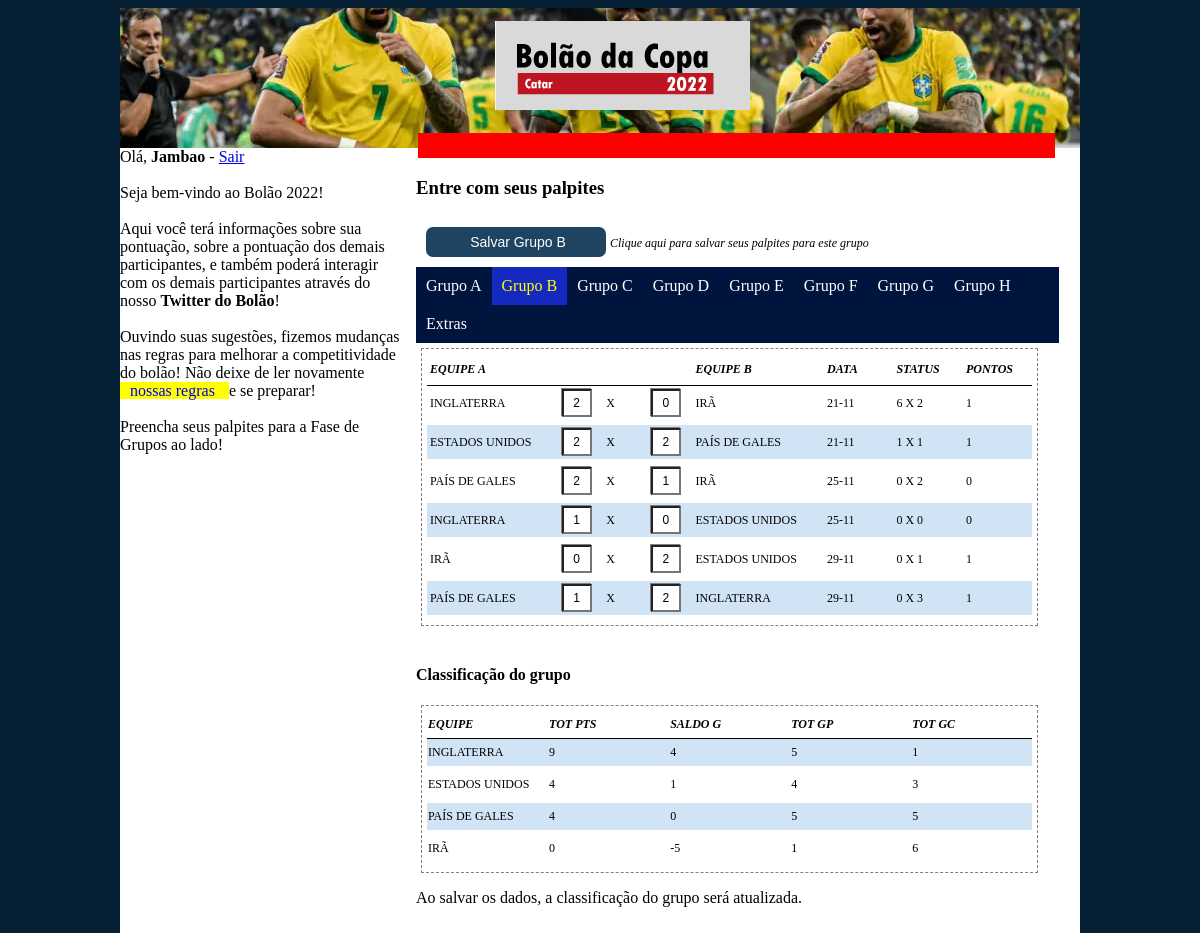
Screenshot of /codebase-antigo-thin/codebase-antigo/b-group.php (signed in) with the database file from the repository.
### tables this page shows
CREATE TABLE IF NOT EXISTS `bets` (
  `USERID` int(11) DEFAULT NULL,
  `GAME_ID` int(11) DEFAULT NULL,
  `SCORE_A` int(11) DEFAULT NULL,
  `SCORE_B` int(11) DEFAULT NULL,
  `BET_POINTS` int(11) DEFAULT NULL,
  KEY `Index 1` (`USERID`)
);

CREATE TABLE IF NOT EXISTS `master` (
  `GAME_ID` int(11) DEFAULT NULL,
  `PHASE_ID` char(2) DEFAULT NULL,
  `TEAM_A` char(50) DEFAULT NULL,
  `TEAM_B` char(50) DEFAULT NULL,
  `SCORE_A` int(11) DEFAULT NULL,
  `SCORE_B` int(11) DEFAULT NULL,
  `GAME_DATE` date DEFAULT NULL,
  `GAME_STATUS` int(11) DEFAULT NULL
);

### codebase-antigo-thin/codebase-antigo/action/b-showbets.php (the view, shortened to what this page needs)
<?php
$dbservername = "localhost";
$dbusername = "root";
$dbpassword = "";
$dbname = "cup2018";
$conn = new mysqli($dbservername, $dbusername, $dbpassword, $dbname);
$sql = "SELECT MASTER.GAME_ID, MASTER.PHASE_ID, MASTER.GAME_DATE, MASTER.TEAM_A, MASTER.TEAM_B,
			BETS.SCORE_A, BETS.SCORE_B, MASTER.GAME_STATUS,
			IF(MASTER.GAME_STATUS = 1, CONCAT(MASTER.SCORE_A, ' X ', MASTER.SCORE_B) , ' N/A ') AS GAME_RESULT,
			BETS.BET_POINTS FROM MASTER, BETS  WHERE MASTER.GAME_ID = BETS.GAME_ID AND BETS.USERID = " . $_SESSION["userid"] . " AND MASTER.PHASE_ID = 'B' ORDER BY MASTER.PHASE_ID, MASTER.GAME_ID";
	echo "<table border=1 cellspacing='1' cellpadding='3'>";
	echo "<tr>";
	echo "<th class='o-col-352px'>EQUIPE A";
	echo "</th>";
	echo "<th class='o-col-44px'>&nbsp";
	echo "</th>";
	echo "<th class='o-col-44px'>&nbsp";
	echo "</th>";
	echo "<th class='o-col-44px'>&nbsp";
	echo "</th>";
	echo "<th class='o-col-352px'>EQUIPE B";
	echo "</th>";
	echo "<th class='o-col-132px'>DATA";
	echo "</th>";
	echo "<th class='o-col-132px'>STATUS";
	echo "</th>";
	echo "<th class='o-col-132px'>PONTOS";
	echo "</th>";
	echo "</tr>";
	echo "<tr>";
$result = $conn->query($sql);
if ($result->num_rows > 0) {
	 while($row = $result->fetch_array(MYSQLI_ASSOC)){
			echo "<tr>";
				echo "<td class='o-col-352px'>". utf8_encode($row["TEAM_A"]). "</td>";
				$fieldnameA = "txtJogo". utf8_encode($row["GAME_ID"]) . "PlacarA";
				$fieldnameB = "txtJogo". utf8_encode($row["GAME_ID"]) . "PlacarB";
				echo "<td class='o-col-44px'>". "<input type='text' class= 'o-inputscore' maxlength=2 size=1 name='". $fieldnameA . "' value='".utf8_encode($row["SCORE_A"]) ."' />" .  "</td>";
				echo "<td class='o-col-44px'>". " X ". "</td>";
				echo "<td class='o-col-44px'>". "<input type='text' class= 'o-inputscore' maxlength=2 size=1 name='". $fieldnameB . "' value='".utf8_encode($row["SCORE_B"]) ."' />" .  "</td>";
				echo "<td class='o-col-352px'>". utf8_encode($row["TEAM_B"]). "</td>";
				$formateddate = new DateTime($row["GAME_DATE"]);
				echo "<td class='o-col-132px'>". $formateddate->format('d-m') . "</td>";
				echo "<td class='o-col-132px'>". utf8_encode($row["GAME_RESULT"]). "</td>";
				echo "<td class='o-col-132px'>". utf8_encode($row["BET_POINTS"]). "</td>";
			echo "</tr>";
	 }
 }
else{
	echo "nothing...";
}
	echo "</table>";
?>

### codebase-antigo-thin/codebase-antigo/css/global.css (style rules this page uses)
.o-col-44px { width: 30px; }
.o-col-132px { width: 50px; }
.o-col-352px { width: 100px; }
.o-inputscore { font-size: 12px; height: 22px; width: 22px; box-shadow: -1px -1px gray; text-align: center; color: black; }
table { border-style: dashed; table-layout: fixed; border-width: 1px; border-spacing: 0; margin-top: 5px; margin-left: 5px; width: 96%; padding: 5px 5px 5px 5px; font-size: 12px; }
tr:nth-child(even) { background-color: #D0E4F5; }
tr:nth-child(odd) { background-color: white; }
th { border-style: solid; border-width: 1px; border-color: black; border-left: none; border-right: none; border-top: none; height: 25px; text-align: left; font-style: italic; font-weight: bold; }
td { border-style: solid; border-width: 5px; border-color: white; border-left: none; border-right: none; border-top: none; height: 25px; }

### rows the page displays
bets: GAME_ID.TEAM_A "INGLATERRA", txtJogo7PlacarA "2", txtJogo7PlacarB "0", GAME_ID.TEAM_B "IRÃ", GAME_ID.GAME_DATE "21-11", GAME_RESULT "6 X 2", BET_POINTS "1"
bets: GAME_ID.TEAM_A "ESTADOS UNIDOS", txtJogo8PlacarA "2", txtJogo8PlacarB "2", GAME_ID.TEAM_B "PAÍS DE GALES", GAME_ID.GAME_DATE "21-11", GAME_RESULT "1 X 1", BET_POINTS "1"
bets: GAME_ID.TEAM_A "PAÍS DE GALES", txtJogo9PlacarA "2", txtJogo9PlacarB "1", GAME_ID.TEAM_B "IRÃ", GAME_ID.GAME_DATE "25-11", GAME_RESULT "0 X 2", BET_POINTS "0"
bets: GAME_ID.TEAM_A "INGLATERRA", txtJogo10PlacarA "1", txtJogo10PlacarB "0", GAME_ID.TEAM_B "ESTADOS UNIDOS", GAME_ID.GAME_DATE "25-11", GAME_RESULT "0 X 0", BET_POINTS "0"
bets: GAME_ID.TEAM_A "IRÃ", txtJogo11PlacarA "0", txtJogo11PlacarB "2", GAME_ID.TEAM_B "ESTADOS UNIDOS", GAME_ID.GAME_DATE "29-11", GAME_RESULT "0 X 1", BET_POINTS "1"
bets: GAME_ID.TEAM_A "PAÍS DE GALES", txtJogo12PlacarA "1", txtJogo12PlacarB "2", GAME_ID.TEAM_B "INGLATERRA", GAME_ID.GAME_DATE "29-11", GAME_RESULT "0 X 3", BET_POINTS "1"

### other values shown
utf8_encode($_SESSION["userlogged"]) "Jambao"
utf8_encode($row["EQUIPE"]) "INGLATERRA"
utf8_encode($row["TOT_PTS"]) "9"
utf8_encode($row["TOT_DIF"]) "4"
utf8_encode($row["TOT_GP"]) "5"
utf8_encode($row["TOT_GC"]) "1"
utf8_encode($row["EQUIPE"]) "ESTADOS UNIDOS"
utf8_encode($row["TOT_PTS"]) "4"
utf8_encode($row["TOT_DIF"]) "1"
utf8_encode($row["TOT_GP"]) "4"
utf8_encode($row["TOT_GC"]) "3"
utf8_encode($row["EQUIPE"]) "PAÍS DE GALES"
utf8_encode($row["TOT_DIF"]) "0"
utf8_encode($row["TOT_GC"]) "5"
utf8_encode($row["EQUIPE"]) "IRÃ"
